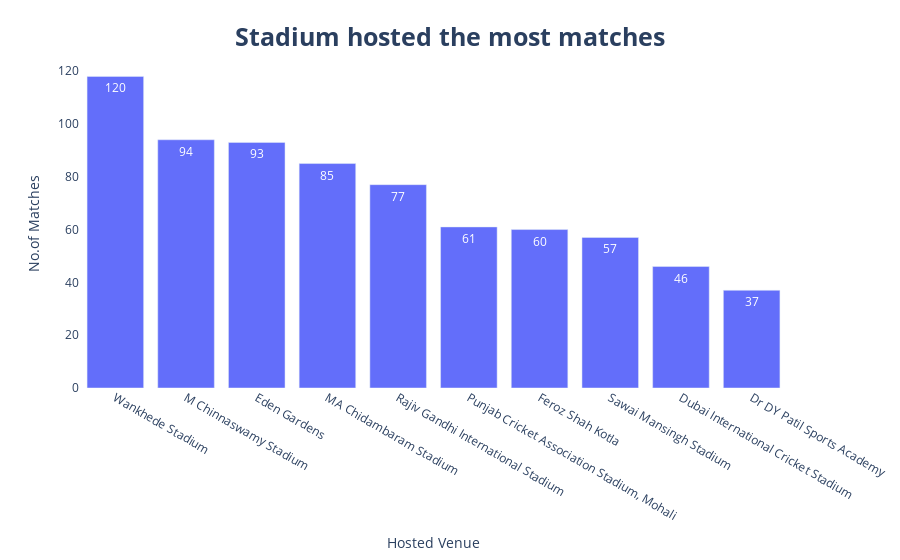

Write notebook code for a chart like this one.
### Markdown cell above
#### Most utilized Venues

### Code cell
venue_matches = Df_matches['venue'].value_counts().to_frame()

venue_matches = venue_matches.reset_index(names='match Count')

fig = px.bar(venue_matches.head(10),text_auto='0.2s',y='count',x='match Count',labels={'match Count':'Hosted Venue','count':'No.of Matches'})

fig.update_layout(title={
    'text':"Stadium hosted the most matches",
    'x':0.5,
    'y':0.95,
    'xanchor':'center',
    'yanchor':'top',
    'font':{
        'size':25,
        'weight':'bold'
    }
},showlegend=False,
plot_bgcolor='white')

fig.show()

### Figure 1 — Plotly figure (JSON) as saved in the notebook; plotly's stock layout.template omitted (floating-point values rounded to 4 significant figures)
{"data": [{"alignmentgroup": "True", "hovertemplate": "Hosted Venue=%{x}<br>No.of Matches=%{y}<extra></extra>", "legendgroup": "", "marker": {"color": "#636efa", "pattern": {"shape": ""}}, "name": "", "offsetgroup": "", "orientation": "v", "showlegend": false, "textposition": "auto", "texttemplate": "%{y:0.2s}", "type": "bar", "x": ["Wankhede Stadium", "M Chinnaswamy Stadium", "Eden Gardens", "MA Chidambaram Stadium", "Rajiv Gandhi International Stadium", "Punjab Cricket Association Stadium, Mohali", "Feroz Shah Kotla", "Sawai Mansingh Stadium", "Dubai International Cricket Stadium", "Dr DY Patil Sports Academy"], "xaxis": "x", "y": [118, 94, 93, 85, 77, 61, 60, 57, 46, 37], "yaxis": "y"}], "layout": {"barmode": "relative", "legend": {"tracegroupgap": 0}, "margin": {"t": 60}, "plot_bgcolor": "white", "showlegend": false, "title": {"font": {"size": 25, "weight": "bold"}, "text": "Stadium hosted the most matches", "x": 0.5, "xanchor": "center", "y": 0.95, "yanchor": "top"}, "xaxis": {"anchor": "y", "domain": [0, 1], "title": {"text": "Hosted Venue"}}, "yaxis": {"anchor": "x", "domain": [0, 1], "title": {"text": "No.of Matches"}}}}
